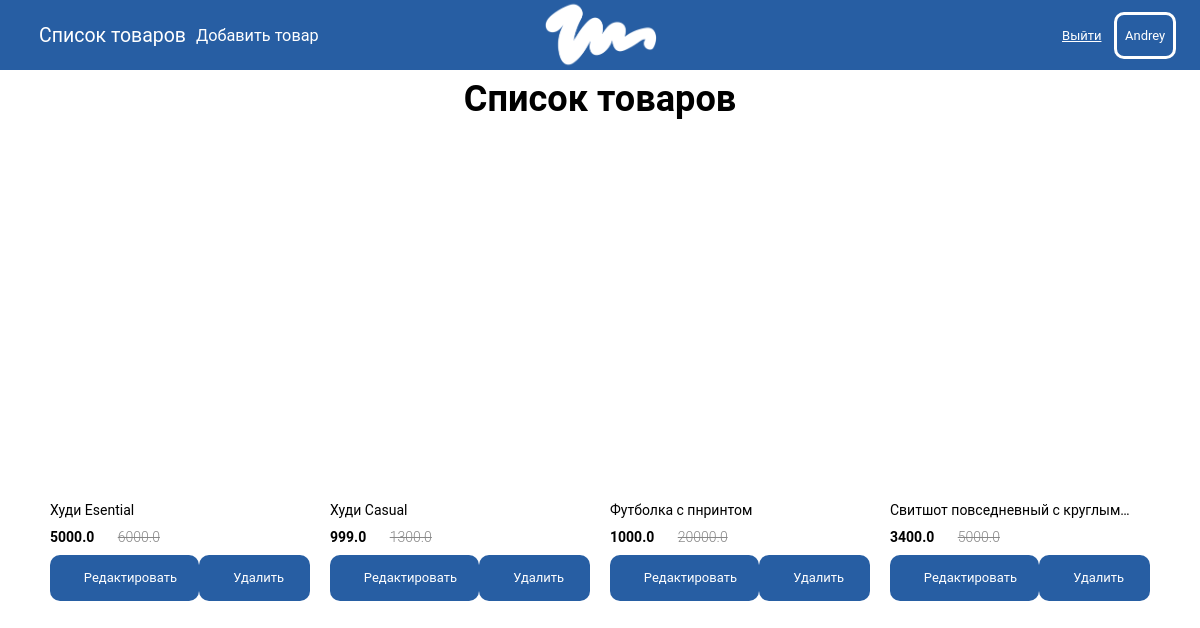
/products_list (signed in), run on the app's committed database.
### app/models/user.py (models this page shows, shortened)
class User(db, UserMixin):
    __tablename__ = 'users'
    id = Column(Integer(), primary_key=True, autoincrement=True)
    login = Column(String(16), nullable=False, unique=True)
    password = Column(String(100), nullable=False)
    status = Column(String, nullable=False)

### app/models/product.py (models this page shows)
class Product(db):
    __tablename__ = 'products'
    id = Column(Integer(), primary_key=True, autoincrement=True)
    name = Column(String(100), nullable=False)
    description = Column(String(500), nullable=False)
    categories = Column(String(100), nullable=False)
    sizes = Column(String(100))
    colors = Column(String(100))
    sections = Column(String(100))
    price = Column(Float(), nullable=False)
    old_price = Column(Float())
    main_photo = Column(String(), nullable=False)
    photos = Column(String())

### app/main/routes.py (the view)
@bp.route('/products_list')
@login_required
def products_list():
    if current_user.status != 'superuser':
        return redirect('/')
    db_session = create_session()
    products = db_session.query(Product).order_by(Product.id).all()
    products.reverse()
    db_session.close()
    return render_template('products_list.html', title="Список товаров", products=products)

### app/__init__.py (called while the page is built)
def create_app(config_class=Config):
    app.config.from_object(config_class)
    mail.init_app(app)
    app.app_context().push()
    from app.main import bp as main_bp
    app.register_blueprint(main_bp)
    app.app_context().push()
    engine = create_engine('sqlite:///714_street.db?check_same_thread=False')
    db.metadata.create_all(engine)
    db_session = create_session()
    if len(db_session.query(User).all()) == 0:
        seed()
        db_session.close()
    login_manager = LoginManager()
    login_manager.init_app(app)
    @login_manager.user_loader
    def load_user(user_id):
        db = create_session()
        user = db.query(User).get(user_id)
        db.close()
        return user
    return app

### app/extensions.py (called while the page is built)
def create_session():
    db.metadata.bind = engine
    db_session = sessionmaker(bind=engine)
    session = db_session()
    return session

### app/templates/products_list.html (shortened to what this page needs)
{% extends "base_3.html" %}
{% block content %}
    <div>
        <h1 class="product_list_h1">Список товаров</h1>
        <div class="catalog">
            <div class="catalog__content">
                <div>
                    <div class="grid grid-col-4 grid-col-md-2 grid-col-sm-2" style="gap: 20px;">
                        {% for product in products %}
                            <div class="product-card">
                                <a href="{{ url_for('main.product', product_id=product.id) }}">
                                    <div class="product-card__image">
                                    </div>
                                </a>
                                <a href="{{ url_for('main.product', product_id=product.id) }}">
                                    <h3 class="product-card__name">{{ product.name }}</h3>
                                    <div class="product-card__price">
                                        {{ product.price }}
                                        {% if product.old_price %}
                                           <span class="product-card__price__old">
                                                <del>{{ product.old_price }}</del>
                                            </span>
                                        {% endif %}
                                    </div>
                                </a>
                                <div class="product-card__buttons">
                                   <div class="product-card__add__btn">
                                       <a href="{{ url_for('main.edit_product', product_id=product.id) }}" class="btn__txt">Редактировать</a>
                                   </div>
                                    <div class="product-card__add__btn">
                                        <a href="{{ url_for('main.delete_product', product_id=product.id) }}" class="btn__txt">Удалить</a>
                                   </div>
                                </div>
                            </div>
                        {% endfor %}
                    </div>
                </div>
            </div>
        </div>
    </div>
{% endblock %}

### app/templates/base_3.html (shortened to what this page needs)
<!DOCTYPE html>
<html>
	<head>
		<link rel="stylesheet" type="text/css" href="{{ url_for('static', filename='css/style.css') }}" />
		<link rel="stylesheet" type="text/css" href="{{ url_for('static', filename='css/media-queries.css') }}" />
		<link href='https://unpkg.com/boxicons@2.1.4/css/boxicons.min.css' rel='stylesheet'>
		<html lang="ru" />
	</head>
	<body id="body">
		<nav>
			<div class="main_nav">
				<div class="nav_logo">
					<a href="/"><img class="img_logo" src="{{ url_for('static', filename='images//logo714trang.png') }}" alt=""></a>
				</div>
				<div class="nav_menu">
					<div class="nav_menu_left nav_menu_left_3">
						<div class="nav_menu_item nav_menu_left_item nav_menu_left_item_3_first nav_menu_left_item_3">
							<a href="/products_list">
								<span>Cписок товаров</span>
							</a>
						</div>
						<div class="nav_menu_item nav_menu_left_item nav_menu_left_item_3">
							<a href="/add_product">
								<span>Добавить товар</span>
							</a>
						</div>
					</div>
					<div class="nav_menu_right nav_menu_right_3">
						<a href="/logout" class="nav_menu_right_logout">
								<span>Выйти</span>
						</a>
						<div class="nav_menu_right_name">
							<p>{{ current_user.login }}</p>
						</div>
					</div>
				</div>
			</div>
		</nav>
		<div class="cont_main">
			<div class="main">
				{% block content %}{% endblock %}
			</div>
		</div>
	</body>
</html>

### app/static/css/style.css (style rules this page uses)
* { padding: 0; margin: 0; box-sizing: border-box; -webkit-tap-highlight-color: transparent; -webkit-user-select: none; user-select: none; }
.main_nav { color: white; width: 100%; max-width: 1620px; padding: 0; margin: auto; height: 100%; }
nav { background-color : #275ea3; height: 70px; position: fixed; width: 100%; left: 0; top: 0; padding: 0; margin: 0; z-index: 2; }
a { text-decoration: none; color: unset; }
a { text-decoration: none; }
body { font-family: "Roboto", sans-serif; }
html { font-size: 13px; }
.img_logo { width: 150px; height: 70px; object-fit: cover; }
.nav_logo a { pointer-events: all; }
img { max-width: 100%; }
.nav_logo { display: flex; align-items: center; justify-content: center; position: absolute; inset: 0; pointer-events: none; }
.nav_menu { display: flex; align-items: center; justify-content: space-between; height: 100%; font-size: 1.5rem; color: #fff; }
.nav_menu_left, .nav_menu_right { display: flex; align-items: center; justify-content: center; height: 100%; }
.nav_menu_left_3 { margin-right: 55%; }
.nav_menu_left_item { position: relative; cursor: pointer; margin-left: 39px; }
.nav_menu_right { cursor: pointer; font-size: 2.25rem; position: relative; margin-right: 5%; }
.nav_menu_right a { display: flex; align-items: center; justify-content: center; position: relative; }
.grid { display: grid; }
.grid-col-4 { grid-template-columns: repeat(4,1fr); }
p { display: block; margin-block-start: 1em; margin-block-end: 1em; margin-inline-start: 0px; margin-inline-end: 0px; }
.cont_main { width: 100%; max-width: 1620px; padding: 0 50px; margin: auto; color: #000; }
.main { margin-top: 70px; margin-bottom: 2rem; min-height: 100vh; }
.nav_menu_right_3 { position: absolute; right: 0; margin-right: 3%; font-size: 1rem; cursor: auto; }
.nav_menu_right_name { border: solid; padding-left: 9%; border-radius: 10px; padding-right: 9%; margin-right: 5%; }
.nav_menu_right_logout { margin-right: 15%; text-decoration: underline; }
.catalog { display: flex; align-items: flex-start; justify-content: flex-start; }
.catalog__content { flex-grow: 1; margin-top: 1vh; }
.product-card { text-align: left; margin-bottom: 30px; position: relative; }
.product-card__image { position: relative; overflow: hidden; margin-bottom: 10px; padding-top: 140%; }
.product-card__name { color: #000; font-size: 14px; line-height: 1.2em; font-weight: 400; margin-bottom: 0.75rem; display: -webkit-box; -webkit-line-clamp: 1; -webkit-box-orient: vertical; overflow: hidden; text-overflow: ellipsis; word-break: break-word; }
.product-card__price { color: #000; font-size: 14px; font-weight: 700; margin-bottom: 10px; }
.product-card__price__old { color: #888; margin-left: 20px; font-weight: 300; font-size: 14px; }
.product-card__buttons { display: flex; justify-content: space-between; }
.product-card__add__btn { border: 0; outline: 0; color: #fff; cursor: pointer; border-radius: 10px; background-color: #275ea3; padding-top: 1%; padding-bottom: 1%; padding-left: 3%; padding-right: 3%; min-width: 40%; text-align: center; }
.product_list_h1 { margin-top: 7%; font-size: 4vmin; text-align: center; }
.btn__txt { display: block; }
.catalog__content { flex-grow: 1; }
del { text-decoration: line-through; }
.btn__txt { padding: 1rem 2rem; }

### app/static/css/media-queries.css (style rules this page uses)
@media screen and (max-width: 1250px) and (min-width: 1025px) { .nav_menu_item~.nav_menu_item { margin-left: 10px; font-size: 1.25rem; } }

### data on the page
User: login "Andrey"
Product: name "Худи Esential", price "5000.0", old_price "6000.0"
Product: name "Худи Casual", price "999.0", old_price "1300.0"
Product: name "Футболка с пнринтом", price "1000.0", old_price "20000.0"
Product: name "Свитшот повседневный с…", price "3400.0", old_price "5000.0"
